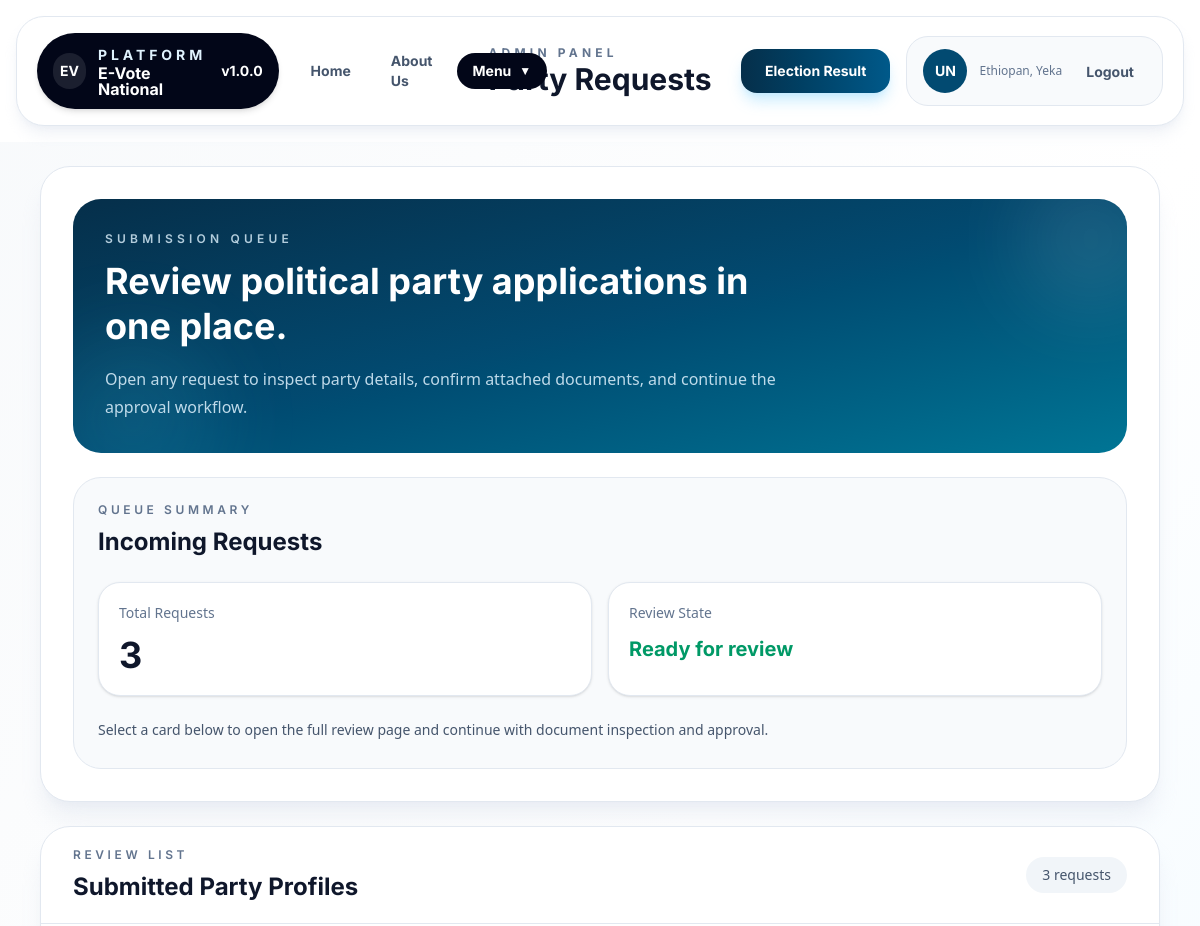
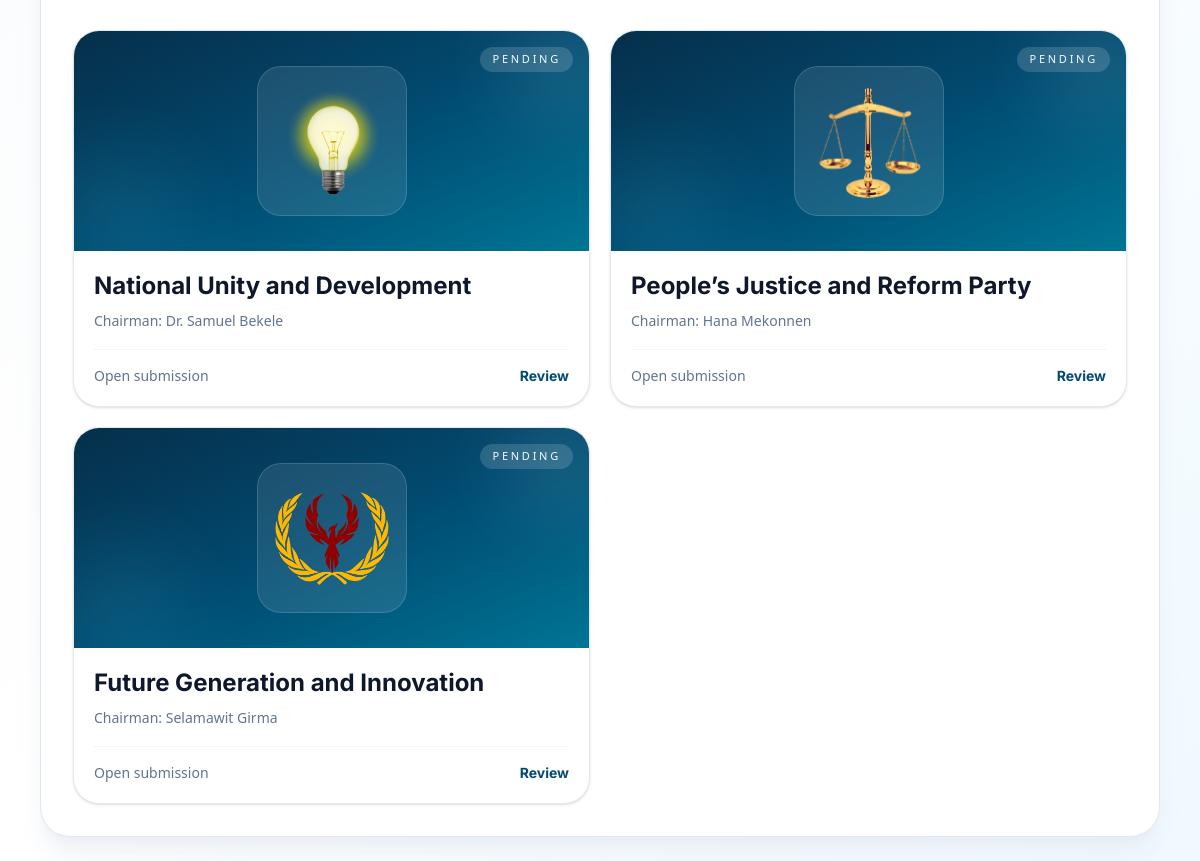
The app's page /admin-panel/Admin/ (signed in) with its own data (2 pictures, top to bottom).
### public/models.py (models this page shows, shortened)
class Comptition_Request_model (models.Model):
    user = models.ForeignKey (User, on_delete=models.CASCADE, related_name="party_requests")
    PENDING = 'pending'
    APPROVED = 'approved'
    PUBLISH = 'publish'
    UNPUBLISH = 'unpublish'
    status = models.CharField (max_length=20, choices=[
        (PENDING, 'pending'),
        (APPROVED, 'approved')
    ],
        default=PENDING
    )
    publish_status = models.CharField (max_length=20, choices=[
        (PUBLISH, 'publish'),
        (UNPUBLISH, 'unpublish')
    ],
        default=UNPUBLISH
    )
    user = models.ForeignKey (User, on_delete=models.CASCADE)
    party_nik_name = models.CharField (max_length=5)
    party_FullName = models.CharField (max_length=55)
    party_chairman_name = models.CharField (max_length=20)
    want_lead = models.CharField (max_length=55 ,choices=PLACES_NAME)
    party_discription = models.TextField ()
    party_info_PDF = models.FileField (upload_to='Parties/PDF/')
    party_logo = models.ImageField (upload_to='Parties_logo/')
    party_logo_url = models.URLField (blank=True, null=True)
    slug = models.SlugField (unique=True, null=True, blank=True)

### public/views.py (the view)
@user_passes_test (is_admin)
def admin_panel (request, username):
    Request_display = Comptition_Request_model.objects.all()
    context = {
        'Request_display' : Request_display
    }
    return render (request, 'public/Pages/Admin-request/display-request-info.html', context=context)

### project/context_processors.py (called while the page is built)
def app_version(request):
    return {
        "APP_VERSION": settings.APP_VERSION
    }

### public/views.py (called while the page is built)
def is_admin (user):
    return user.is_staff

### templates/public/Pages/Admin-request/display-request-info.html (shortened to what this page needs)
{% extends "public/base.html" %}
{% load static %}
{% block NavCenter %}
<div class="flex items-center gap-4 text-slate-900">
    <div class="inter_Bold">
        <p class="text-xs uppercase tracking-[0.35em] text-slate-500">Admin Panel</p>
        <p class="text-3xl">Party Requests</p>
    </div>
</div>
{% endblock %}
{% block content %}
<div class="min-h-[90vh] bg-linear-to-br from-slate-50 via-white to-sky-50 px-4 py-6 md:px-8 lg:px-10">
    <div class="mx-auto flex max-w-7xl flex-col gap-6">
        <section class="overflow-hidden rounded-[30px] border border-slate-200 bg-white shadow-xl shadow-slate-200/60">
            <div class="grid gap-6 p-6 md:p-8 xl:grid-cols-[minmax(0,1.2fr)_minmax(320px,0.8fr)]">
                <div class="relative overflow-hidden rounded-[28px] bg-linear-to-br from-sky-950 via-sky-900 to-cyan-700 p-6 text-white md:p-8">
                    <div class="absolute right-[-36px] top-[-32px] h-36 w-36 rounded-full bg-white/10 blur-2xl"></div>
                    <div class="absolute bottom-[-54px] left-[-28px] h-44 w-44 rounded-full bg-cyan-300/10 blur-2xl"></div>
                    <div class="relative">
                        <p class="inter_SemiBold text-xs uppercase tracking-[0.35em] text-sky-100/80">Submission Queue</p>
                        <h1 class="inter_Bold mt-3 max-w-2xl text-3xl leading-tight md:text-4xl">
                            Review political party applications in one place.
                        </h1>
                        <p class="mt-4 max-w-2xl text-sm leading-7 text-sky-100/85 md:text-base">
                            Open any request to inspect party details, confirm attached documents, and continue the approval workflow.
                        </p>
                    </div>
                </div>
                <div class="rounded-[28px] border border-slate-200 bg-slate-50 p-6">
                    <p class="inter_SemiBold text-xs uppercase tracking-[0.3em] text-slate-500">Queue Summary</p>
                    <h2 class="inter_Bold mt-2 text-2xl text-slate-900">Incoming Requests</h2>
                    <div class="mt-6 grid gap-4 sm:grid-cols-2 xl:grid-cols-1">
                        <div class="rounded-[22px] border border-slate-200 bg-white p-5 shadow-sm">
                            <p class="text-sm text-slate-500">Total Requests</p>
                            <p class="inter_Bold mt-3 text-4xl text-slate-900">{{ Request_display|length }}</p>
                        </div>
                        <div class="rounded-[22px] border border-slate-200 bg-white p-5 shadow-sm">
                            <p class="text-sm text-slate-500">Review State</p>
                            <p class="inter_Bold mt-3 text-xl text-emerald-600">
                                {% if Request_display %}
                                    Ready for review
                                {% else %}
                                    No pending requests
                                {% endif %}
                            </p>
                        </div>
                    </div>
                    <p class="mt-5 text-sm leading-7 text-slate-600">
                        Select a card below to open the full review page and continue with document inspection and approval.
                    </p>
                </div>
            </div>
        </section>
        <section class="overflow-hidden rounded-[30px] border border-slate-200 bg-white shadow-xl shadow-slate-200/60">
            <div class="flex flex-col gap-3 border-b border-slate-200 px-6 py-5 md:px-8 lg:flex-row lg:items-center lg:justify-between">
                <div>
                    <p class="inter_SemiBold text-xs uppercase tracking-[0.3em] text-slate-500">Review List</p>
                    <h2 class="inter_Bold mt-2 text-2xl text-slate-900">Submitted Party Profiles</h2>
                </div>
                <div class="rounded-full bg-slate-100 px-4 py-2 text-sm text-slate-600">
                    {{ Request_display|length }} request{{ Request_display|length|pluralize }}
                </div>
            </div>
            <div class="p-4 md:p-6 lg:p-8">
                {% if Request_display %}
                    <div class="grid gap-5 sm:grid-cols-2 xl:grid-cols-3 2xl:grid-cols-4">
                        {% for data in Request_display %}
                            <a
                                href="{% url 'Request_Approvement' data.id %}"
                                class="group flex h-full flex-col overflow-hidden rounded-[26px] border border-slate-200 bg-white shadow-sm transition duration-300 hover:-translate-y-1 hover:shadow-xl hover:shadow-slate-200/80"
                            >
                                <div class="relative flex min-h-[220px] items-center justify-center overflow-hidden bg-linear-to-br from-sky-950 via-sky-900 to-cyan-700 p-6">
                                    <div class="absolute right-[-30px] top-[-24px] h-28 w-28 rounded-full bg-white/10 blur-2xl"></div>
                                    <div class="absolute bottom-[-32px] left-[-18px] h-32 w-32 rounded-full bg-cyan-300/10 blur-2xl"></div>
                                    <div class="relative flex h-[150px] w-[150px] items-center justify-center rounded-[24px] border border-white/15 bg-white/10 p-4 backdrop-blur-sm">
                                        <img class="max-h-full w-auto object-contain" src="{{ data.party_logo.url }}" alt="{{ data.party_FullName }} logo">
                                    </div>
                                    <div class="absolute right-4 top-4 rounded-full bg-white/15 px-3 py-1 text-[11px] uppercase tracking-[0.25em] text-sky-50">
                                        Pending
                                    </div>
                                </div>
                                <div class="flex flex-1 flex-col gap-4 p-5">
                                    <div>
                                        <p class="inter_Bold text-2xl leading-tight text-slate-900">{{ data.party_FullName }}</p>
                                        <p class="mt-2 text-sm leading-6 text-slate-500">Chairman: {{ data.party_chairman_name }}</p>
                                    </div>
                                    <div class="mt-auto flex items-center justify-between border-t border-slate-100 pt-4">
                                        <span class="text-sm text-slate-500">Open submission</span>
                                        <span class="inter_Bold text-sm text-sky-900 transition duration-300 group-hover:translate-x-1">Review</span>
                                    </div>
                                </div>
                            </a>
                        {% endfor %}
                    </div>
                {% endif %}
            </div>
        </section>
    </div>
</div>
{% endblock %}

### templates/public/base.html (shortened to what this page needs)
{% load static %}
<!DOCTYPE html>
<html lang="en">
<head>
    <link href="{% static 'src/output.css' %}" rel="stylesheet">
    <link rel="stylesheet" href="{% static 'Design/Font/fonts.css' %}">
</head>
<body>
    {% block navbar %}
        <div class="sticky top-0 z-40 w-full bg-white/92 px-4 py-4 backdrop-blur-md">
            <div class="mx-auto flex w-full max-w-[1600px] items-center justify-between gap-4 rounded-[28px] border border-slate-200 bg-white px-5 py-4 shadow-lg shadow-slate-200/60">
                <div class="flex min-w-0 flex-1 items-center gap-4">
                    <div class="flex items-center gap-3 rounded-full bg-slate-950 px-4 py-3 text-white shadow-md">
                        <div class="flex h-9 w-9 items-center justify-center rounded-full bg-white/10 text-sm inter_Bold">EV</div>
                        <div class="min-w-0">
                            <p class="inter_Bold text-sm uppercase tracking-[0.28em] text-sky-100">Platform</p>
                            <p class="inter_Bold text-base leading-none">E-Vote National</p>
                        </div>
                        <p class="inter_Bold text-sm">v{{ APP_VERSION }}</p>
                    </div>
                    <ul class="flex items-center gap-2 text-sm text-slate-600 inter_Bold">
                        <li>
                            <a href="{% url 'Index' %}" class="block rounded-full px-4 py-2 transition duration-300 hover:bg-slate-100 hover:text-slate-950">
                                Home
                            </a>
                        </li>
                        <li>
                            <a href="{% url 'Election' %}" class="block rounded-full px-4 py-2 transition duration-300 hover:bg-slate-100 hover:text-slate-950">
                                About Us
                            </a>
                        </li>
                        <li class="relative group">
                            <button class="flex items-center gap-2 rounded-full bg-slate-950 px-4 py-2 text-white transition duration-300 hover:bg-sky-900">
                                <span>Menu</span>
                                <span class="text-xs">▼</span>
                            </button>
                        </li>
                    </ul>
                </div>
                <div class="flex flex-shrink-0 items-center justify-center">
                    {% block NavCenter %}{% endblock %}
                </div>
                <div class="flex min-w-0 flex-1 items-center justify-end gap-4">
                    <div>
                        <button class="rounded-2xl bg-linear-to-r from-sky-950 to-sky-800 px-6 py-3 text-sm text-white inter_Bold shadow-lg shadow-sky-200/80 transition duration-300 hover:-translate-y-0.5 hover:shadow-xl">
                            Election Result
                        </button>
                    </div>
                    <div class="flex items-center gap-3 rounded-[22px] border border-slate-200 bg-slate-50 px-4 py-3">
                        {% if user.is_authenticated %}
                            <div class="flex h-11 w-11 items-center justify-center rounded-full bg-sky-900 text-sm text-white inter_Bold">
                                {{ request.user.first_name|default:"U"|slice:":1" }}{{ user.last_name|default:"N"|slice:":1" }}
                            </div>
                            <div class="min-w-0">
                                <p class="truncate text-xs text-slate-500">Ethiopan, Yeka</p>
                            </div>
                            <div>
                                <a href="{% url 'Logout' %}" class="rounded-full px-3 py-2 text-sm inter_Bold text-slate-600 transition duration-300 hover:bg-white hover:text-slate-950">
                                    Logout
                                </a>
                            </div>
                        {% else %}
                            <p class="inter_Bold text-sm text-slate-700">None Name</p>
                        {% endif %}
                    </div>
                </div>
            </div>
        </div>
    {% endblock %}
    {% block content %}{% endblock %}
</body>
</html>

### templates/public/base.html (style rules this page uses)
body { background: white; }

### records on screen
Comptition_Request_model: party_logo (picture), party_FullName "National Unity and Development", party_chairman_name "Dr. Samuel Bekele"
Comptition_Request_model: party_logo (picture), party_FullName "People’s Justice and Reform Party", party_chairman_name "Hana Mekonnen"
Comptition_Request_model: party_logo (picture), party_FullName "Future Generation and Innovation", party_chairman_name "Selamawit Girma"

### other values on screen
{{ APP_VERSION }} "1.0.0"
{{ request.user.first_name|default:"U"|slice:":1" }} "U"
{{ user.last_name|default:"N"|slice:":1" }} "N"
{{ Request_display|length }} "3"
